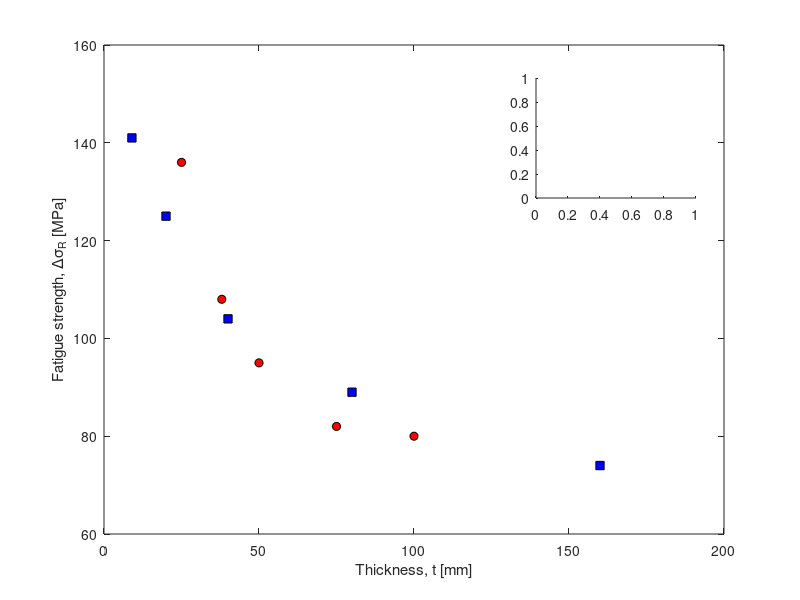

Recreate this plot in MATLAB. (Note: this script raises an error after producing the figure.)
% DXFtool example 2: Making a nice graphical legend 
% using dxf-pictures for two data series

clc; clear vars; close all

% some data
x1 = [25 38 50 75 100];
y1 = [136 108 95 82 80];
x2 = [9 20 40 80 160];
y2 = [141 125 104 89 74];

% open figure window & plot data
figure

plot(x1,y1,'ko','markerfacecolor','r'); hold on
plot(x2,y2,'ks','markerfacecolor','b');    

xlabel('Thickness, t [mm]')
ylabel('Fatigue strength, \Delta\sigma_{R} [MPa]')



% make small axes on top of the main one
axes('position',[0.67 0.67 .2 .2]);

% plot the dxf in the small axes
DXFtool('examples/ex2.dxf');
axis off % hide ticks, labels, etc. in small axes


% show relevant marker next dxf picture
plot(40,63,'ko','markerfacecolor','r')
plot(40,33,'ks','markerfacecolor','b')

% add text to dxf picture
text(88,33,'t','fontsize',11)

